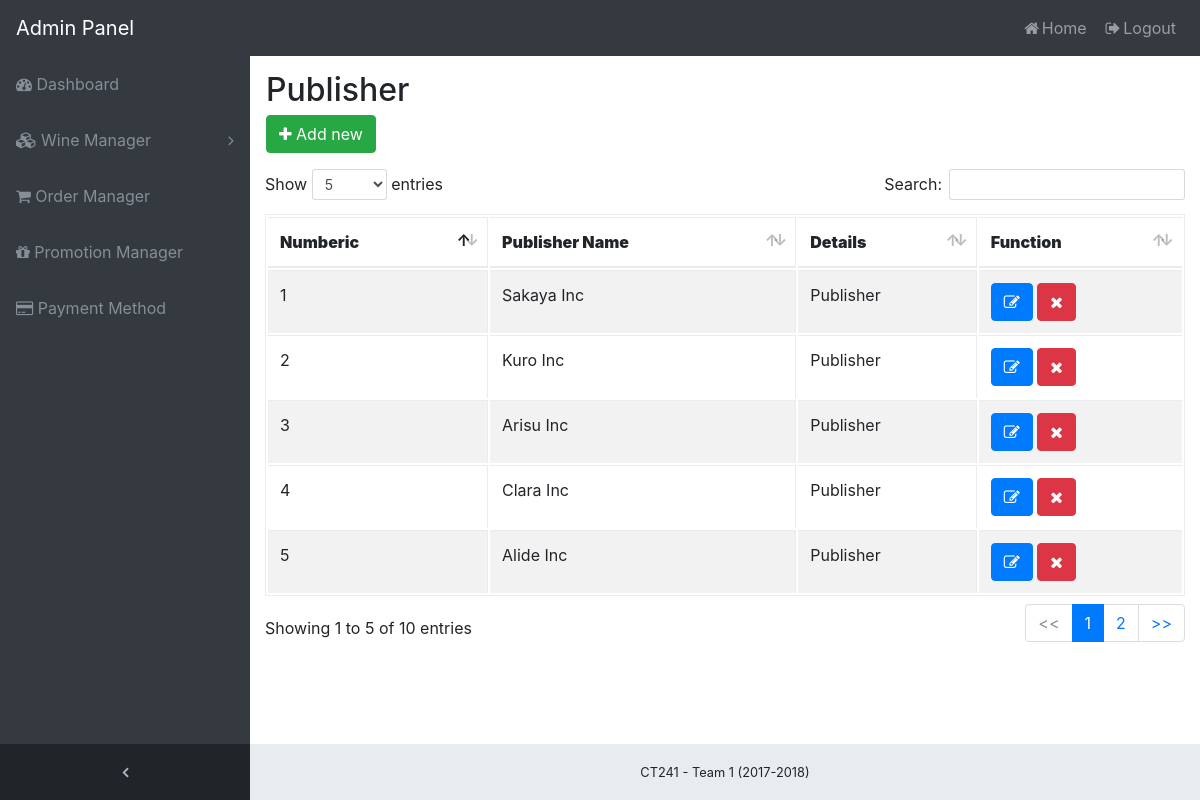
/admin/wine/publisher/ (signed in), run on the app's committed database.
### tables this page shows
CREATE TABLE IF NOT EXISTS `publisher` (
  `PublisherId` int(12) NOT NULL,
  `PublisherName` text,
  `PublisherDetail` text
);

### src/WinePublisher/WinePublisher.php (the view, shortened to what this page needs)
<?php
$cmd = "SELECT `PublisherId`, `PublisherName`, `PublisherDetail` FROM `publisher`";
$list_publisher = mysql_query($cmd);
?>
<div class="col-sm-12">
    <div class="row">
        <div class="ml-3">
            <h2>Publisher</h2>
        </div>
    </div>
    <div class="row mb-3">
        <a href="./admin/wine/publisher/add" class="btn btn-success ml-3 mr-3"><i class="fa fa-plus"></i> Add new</a>
    </div>
 	<div class="row">
		<table id="tableluna" class="table table-striped table-responsive table-bordered" cellpadding="0" width="" >
			<thead>
				<tr>
					<th><strong>Numberic</strong></th>
					<th><strong>Publisher Name</strong></th>
					<th><strong>Details</strong></th>
					<th><strong>Function</strong></th>
				</tr>
			</thead>
			<tbody>
			<?php
			$num = 1;
			while(list($id, $name, $details) = mysql_fetch_array($list_publisher))
			{
			?>
			  <tr>
			    <td><?= $num;?> </td>
			    <td><?= $name;?> </td>
			    <td><?= $details;?> </td>
			    <td>
			      <a class="btn btn-primary" href='./admin/wine/publisher/update/<?=$id;?>'><i class="fa fa-edit"></i></a>
			      <a class='btn btn-danger' href='./admin/wine/publisher/delete/<?=$id;?>' onclick="return confirm('Are you sure?')"><i class="fa fa-remove"><?php $id ?></i></a>
			    </td>
			  </tr>
			<?php
			    $num++;
			}
			?>
			</tbody>
		</table>
 	</div>
</div>

### public/css/sb-admin.css (style rules this page uses)
html { position: relative; min-height: 100%; }
body { overflow-x: hidden; }
body.sticky-footer { margin-bottom: 56px; }
body.fixed-nav { padding-top: 56px; }

### data on the page
publisher: PublisherName "Sakaya Inc", PublisherDetail "Publisher"
publisher: PublisherName "Kuro Inc", PublisherDetail "Publisher"
publisher: PublisherName "Arisu Inc", PublisherDetail "Publisher"
publisher: PublisherName "Clara Inc", PublisherDetail "Publisher"
publisher: PublisherName "Alide Inc", PublisherDetail "Publisher"
